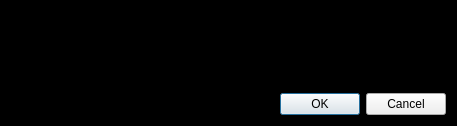
<?xml version="1.0" encoding="UTF-8"?>
<ui version="4.0">
 <class>EditAddressDialog</class>
 <widget class="QDialog" name="EditAddressDialog">
  <property name="geometry">
   <rect>
    <x>0</x>
    <y>0</y>
    <width>457</width>
    <height>126</height>
   </rect>
  </property>
  <property name="windowTitle">
   <string>Edit Address</string>
  </property>
  <property name="styleSheet">
   <string notr="true">QDialog { background-color: black;} QLineEdit {color:#c5b358; background: black;}</string>
  </property>
  <layout class="QVBoxLayout" name="verticalLayout">
   <item>
    <layout class="QFormLayout" name="formLayout">
     <property name="fieldGrowthPolicy">
      <enum>QFormLayout::AllNonFixedFieldsGrow</enum>
     </property>
     <item row="0" column="0">
      <widget class="QLabel" name="label">
       <property name="text">
        <string>&amp;Label</string>
       </property>
       <property name="buddy">
        <cstring>labelEdit</cstring>
       </property>
      </widget>
     </item>
     <item row="0" column="1">
      <widget class="QLineEdit" name="labelEdit">
       <property name="toolTip">
        <string>The label associated with this address book entry</string>
       </property>
      </widget>
     </item>
     <item row="1" column="0">
      <widget class="QLabel" name="label_2">
       <property name="text">
        <string>&amp;Address</string>
       </property>
       <property name="buddy">
        <cstring>addressEdit</cstring>
       </property>
      </widget>
     </item>
     <item row="1" column="1">
      <widget class="QLineEdit" name="addressEdit">
       <property name="toolTip">
        <string>The address associated with this address book entry. This can only be modified for sending addresses.</string>
       </property>
      </widget>
     </item>
    </layout>
   </item>
   <item>
    <widget class="QDialogButtonBox" name="buttonBox">
     <property name="orientation">
      <enum>Qt::Horizontal</enum>
     </property>
     <property name="standardButtons">
      <set>QDialogButtonBox::Cancel|QDialogButtonBox::Ok</set>
     </property>
    </widget>
   </item>
  </layout>
 </widget>
 <resources/>
 <connections>
  <connection>
   <sender>buttonBox</sender>
   <signal>accepted()</signal>
   <receiver>EditAddressDialog</receiver>
   <slot>accept()</slot>
   <hints>
    <hint type="sourcelabel">
     <x>248</x>
     <y>254</y>
    </hint>
    <hint type="destinationlabel">
     <x>157</x>
     <y>274</y>
    </hint>
   </hints>
  </connection>
  <connection>
   <sender>buttonBox</sender>
   <signal>rejected()</signal>
   <receiver>EditAddressDialog</receiver>
   <slot>reject()</slot>
   <hints>
    <hint type="sourcelabel">
     <x>316</x>
     <y>260</y>
    </hint>
    <hint type="destinationlabel">
     <x>286</x>
     <y>274</y>
    </hint>
   </hints>
  </connection>
 </connections>
</ui>
